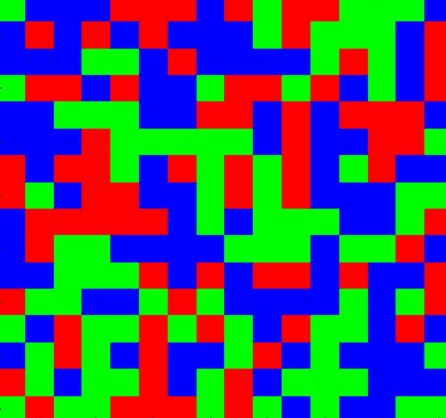
#> input picture Capture.JPG, 446 x 418 px
$ jupyter execute --allow-errors colors.ipynb   (shell and % lines are left out)
#> lines starting #> are read from the running program, lines starting #| are printed output that depends on the picture; long printed decimals are rounded
[cell 1]
import cv2
import numpy as np

[cell 2]
import matplotlib.pyplot as plt

[cell 3]
img = cv2.imread('Capture.JPG')
#> img is the input picture: shape (418, 446, 3); mean B, G, R 97.2, 83.4, 75.6
img = cv2.cvtColor(img, cv2.COLOR_BGR2RGB)
img.shape
#> Out = (418, 446, 3)

[cell 4]
plt.figure()
plt.axis("off")
plt.imshow(img)

[cell 5]
img = img.reshape((img.shape[0] * img.shape[1], 3))
print (img)
#> (printed output is left out)
img.shape
#> Out = (186428, 3)

[cell 6]
from sklearn.cluster import KMeans
K = 3
clf = KMeans(n_clusters=K,max_iter=1000000000)
clf.fit(img)

[cell 7]
label = [0, 0, 0]
for x in clf.labels_:
    label[x] += 1

print (label)

[cell 8]
label_sum = img.shape[0]
#> label_sum = 186428
label = [(float(x) / label_sum) for x in label]
#> label = [0.381, 0.295, 0.324]
print (label)
#| [0.3806, 0.2952, 0.3242]

[cell 9]
import webcolors

centroids = [x.astype("uint8").tolist() for x in clf.cluster_centers_]
print (centroids)
clr = [webcolors.rgb_to_hex(c) for c in centroids]
print (clr)
plt.pie(label, colors=clr, shadow=True)
plt.axis('equal')
plt.show()
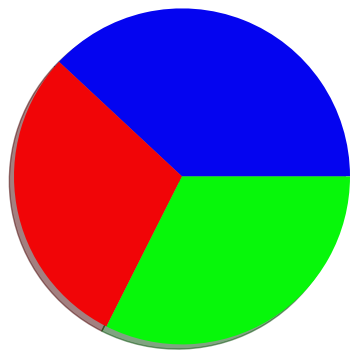
#> figure drawn by matplotlib, 1 panel
